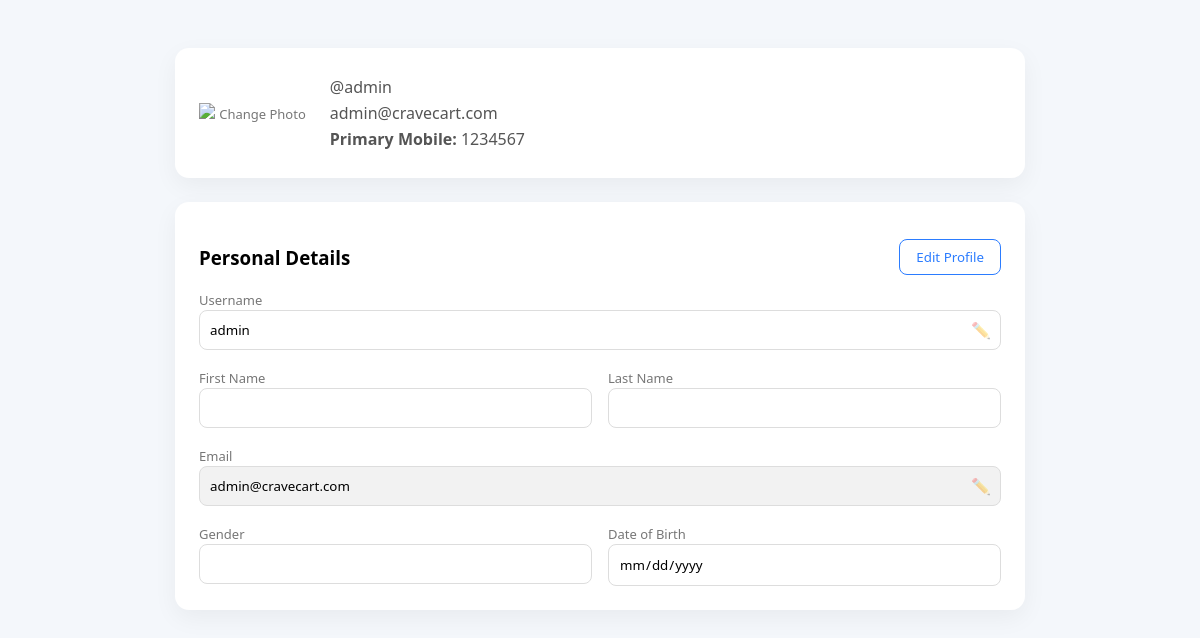
/profile/ (signed in), run on the app's committed database.
### delivery/models.py (models this page shows, shortened)
class User(models.Model):
    username = models.CharField(max_length=150, unique=True)
    first_name = models.CharField(max_length=30)
    last_name = models.CharField(max_length=30)
    password = models.CharField(max_length=128)
    email = models.EmailField(unique=True)
    mobile = models.CharField(max_length=15)
    address = models.TextField()

### delivery/views.py (the view)
# urls.py: path("profile/", views.profile_view, name="profile"),
def profile_view(request):
    username = request.session.get("username")
    if not username:
        return redirect("signin")
    user = User.objects.get(username=username)
    profile, created = UserProfile.objects.get_or_create(user=user)
    extra_mobiles = user.extra_mobiles.all()
    extra_addresses = user.extra_addresses.all()
    return render(request, "profile.html", {
        "user": user,
        "profile": profile,
        "extra_mobiles": extra_mobiles,
        "extra_addresses": extra_addresses,
    })

### delivery/context_processors.py (called while the page is built)
def cart_count_processor(request):
    cart_count = 0
    username = request.session.get("username")
    if username:
        cart = Cart.objects.filter(username=username).first()
        if cart:
            cart_count = (
                CartItem.objects
                .filter(cart=cart)
                .aggregate(total=Sum("quantity"))["total"]
                or 0
            )
    return {
        "cart_count": cart_count
    }

### delivery/templates/profile.html (shortened to what this page needs)
<!DOCTYPE html>
<html lang="en">
<head>
    {% load static %}
    <link rel="stylesheet" href="{% static 'css/profile.css' %}">
</head>
<body>
<div class="profile-page">
<div class="card profile-header">
    <form method="POST" action="{% url 'update_profile_photo' %}" enctype="multipart/form-data">
        <div class="avatar-box">
            <img src="{% if profile.profile_photo %}{{ profile.profile_photo.url }}{% else %}{% static 'images/default_user.png' %}{% endif %}">
            <label class="upload-btn">
                Change Photo
            </label>
        </div>
    </form>
    <div class="profile-info">
        <p class="username">@{{ user.username }}</p>
        <p>{{ user.email }}</p>
        <p><strong>Primary Mobile:</strong> {{ user.mobile }}</p>
    </div>
</div>
<div class="card">
    <div class="card-header">
        <h3>Personal Details</h3>
        <button type="button" class="btn-outline" onclick="enableProfileEdit()">
            Edit Profile
        </button>
    </div>
    <form method="POST" action="{% url 'update_profile' %}" id="profileForm">
        <div class="form-grid">
            <div class="full email-edit-box">
                <label>Username</label>
                <div class="email-display">
                    <input name="username" id="usernameInput"
                           value="{{ user.username }}" readonly>
                    <span class="edit-icon disabled"
                          id="usernamePen"
                          onclick="openUsernamePopup()">✏️</span>
                </div>
            </div>
            <div>
                <label>First Name</label>
                <input name="first_name" value="{{ user.first_name }}" readonly>
            </div>
            <div>
                <label>Last Name</label>
                <input name="last_name" value="{{ user.last_name }}" readonly>
            </div>
            <div class="full email-edit-box">
                <label>Email</label>
                <div class="email-display">
                    <input type="email" name="email" id="emailInput" value="{{ user.email }}" readonly class="readonly">
                    <span class="edit-icon disabled"
                          id="emailPen"
                          onclick="openEmailPopup()">✏️</span>
                </div>
            </div>
            <div>
                <label>Gender</label>
                <input name="gender" value="{{ profile.gender|default:'' }}" readonly>
            </div>
            <div>
                <label>Date of Birth</label>
                <input type="date" name="date_of_birth"
                       value="{{ profile.date_of_birth|date:'Y-m-d' }}" readonly>
            </div>
        </div>
    </form>
</div>
</div>
</body>
</html>

### delivery/static/css/profile.css (style rules this page uses)
* { box-sizing: border-box; font-family: "Segoe UI", sans-serif; }
body { background: #f4f7fb; padding: 40px; }
.profile-page { max-width: 850px; margin: auto; }
.card { background: #fff; border-radius: 14px; padding: 24px; margin-bottom: 24px; box-shadow: 0 8px 25px rgba(0,0,0,0.05); }
.profile-header { display: flex; align-items: center; gap: 24px; }
.profile-info p { margin: 4px 0; color: #555; }
.btn-outline { border: 1px solid #2b7cff; background: none; padding: 8px 16px; border-radius: 8px; color: #2b7cff; cursor: pointer; font-weight: 500; }
.form-grid { display: grid; grid-template-columns: repeat(2, 1fr); gap: 16px; }
.form-grid .full { grid-column: 1 / -1; }
label { font-size: 13px; color: #777; }
input { width: 100%; padding: 10px; border-radius: 8px; border: 1px solid #ddd; }
.readonly { background: #f2f2f2; }
.card-header { display: flex; justify-content: space-between; align-items: center; }
.email-display { position: relative; }
.email-display input { width: 100%; padding-right: 40px; }
.edit-icon { position: absolute; right: 10px; top: 50%; transform: translateY(-50%); cursor: pointer; font-size: 16px; color: #2b7cff; }
.edit-icon.disabled { opacity: 0.4; pointer-events: none; cursor: not-allowed; }

### data on the page
User: username "admin", email "admin@cravecart.com", mobile "1234567"
